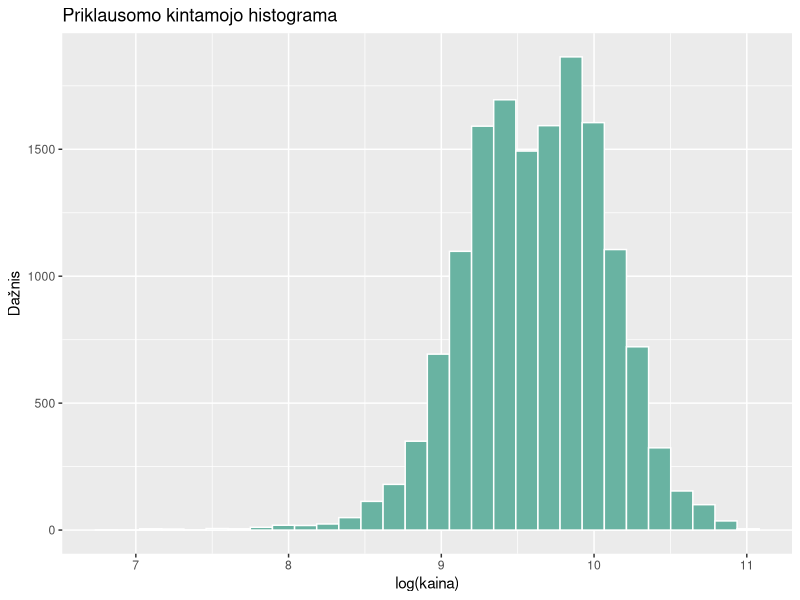
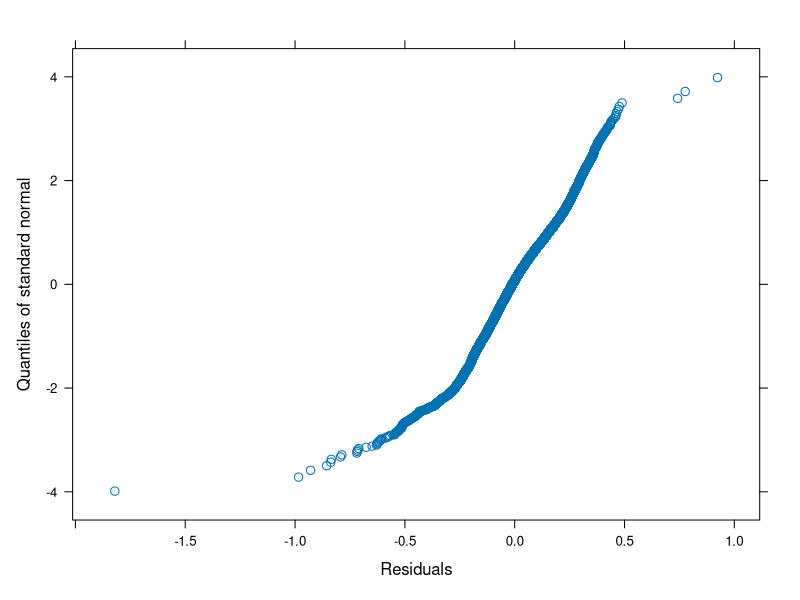
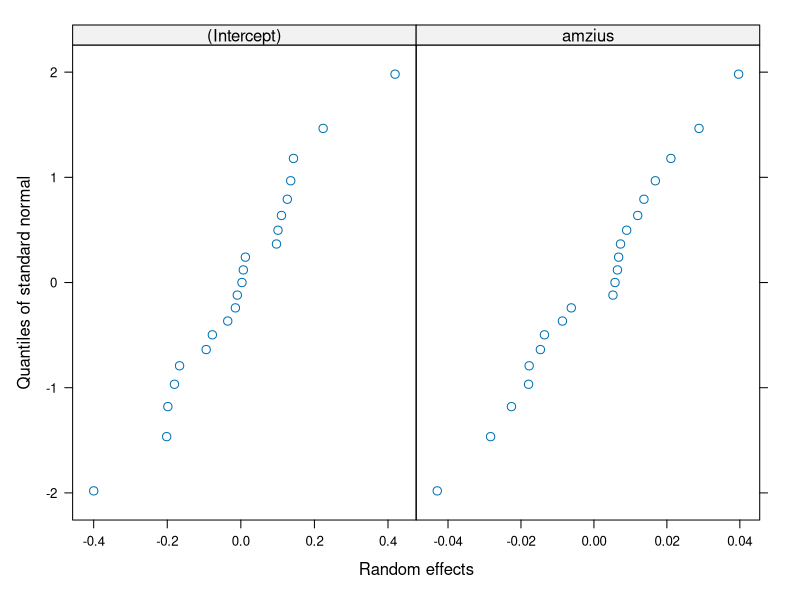
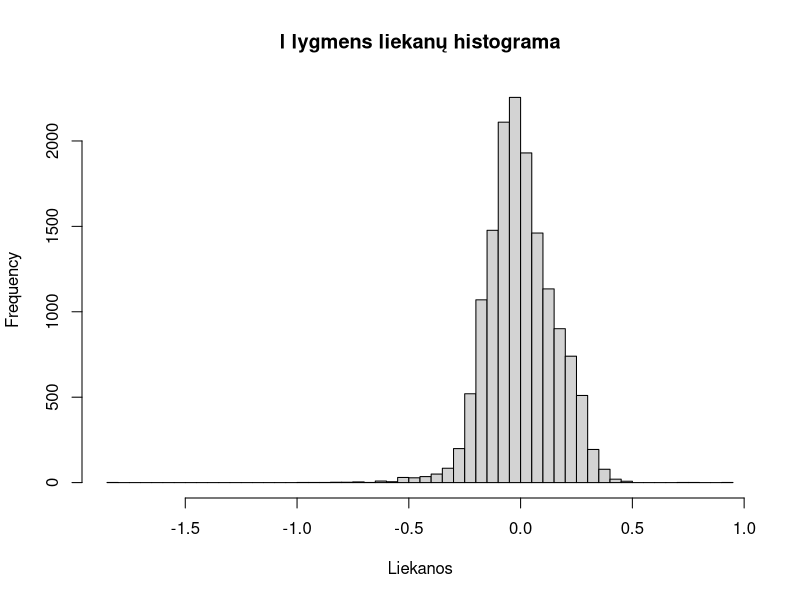
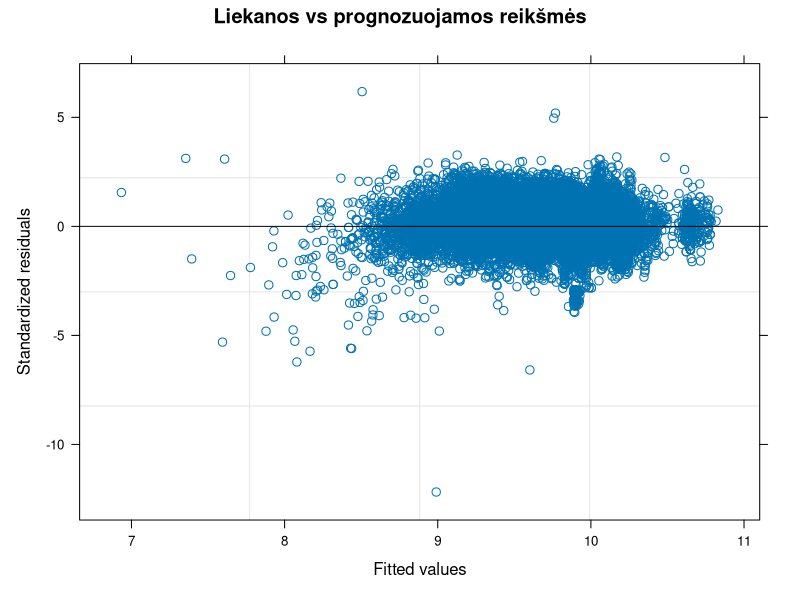

R code for these plots, in order:
# =====================================================================
# Autorės: Lidija Puščiūtė, Darja Baranova
# K6(10) – Savarankiškas HLM: naudotų Volkswagen automobilių kainos
# Duomenys: Kaggle „100,000 UK Used Car Data set“ (failas vw.csv)
# I lygmuo – automobilis (skelbimas), II lygmuo – automobilio modelis
# =====================================================================

# Bibliotekos
library(nlme)      # lme() – hierarchiniai tiesiniai modeliai (kaip paskaitos pavyzdyje)
library(ggplot2)   # priklausomo kintamojo histograma

# ---------------------------------------------------------------------
# 0. Duomenų nuskaitymas ir paruošimas
# ---------------------------------------------------------------------
duom <- read.csv("vw.csv")
duom$model <- trimws(duom$model)                         # pavadinimų priekyje yra tarpas

duom <- subset(duom, fuelType %in% c("Petrol", "Diesel"))   # tik benzininiai ir dyzeliniai
duom <- subset(duom, engineSize > 0)                        # variklio tūris 0 – klaida
duom <- subset(duom, mpg >= 20 & mpg <= 100)                # neįtikėtinos sąnaudų reikšmės
duom <- duom[duom$model %in% names(which(table(duom$model) >= 30)), ]  # modeliai su >= 30 automobilių
duom$model <- factor(duom$model)

duom$lkaina <- log(duom$price)        # priklausomas kintamasis – kainos logaritmas
duom$amzius <- 2020 - duom$year       # amžius metais (duomenys surinkti 2020 m.)
duom$rida   <- duom$mileage / 1000    # rida, tūkst. mylių
duom$vid_variklis <- ave(duom$engineSize, duom$model)   # II lygmens kintamasis: modelio vidutinis variklio tūris

nrow(duom)            # stebėjimų skaičius
nlevels(duom$model)   # II lygmens aibių (modelių) skaičius
sort(table(duom$model))

# ---------------------------------------------------------------------
# 1. Priklausomo kintamojo normalumas
# ---------------------------------------------------------------------
ggplot(duom, aes(x = lkaina)) +
  geom_histogram(bins = 30, fill = "#69b3a2", color = "white") +
  labs(title = "Priklausomo kintamojo histograma", x = "log(kaina)", y = "Dažnis")
set.seed(2026)
shapiro.test(sample(duom$lkaina, 5000))   # shapiro.test leidžia iki 5000 stebėjimų – atsitiktinė imtis

# ---------------------------------------------------------------------
# 2. Besąlyginis modelis ir ICC
# ---------------------------------------------------------------------
model.0 <- lme(lkaina ~ 1, random = ~ 1 | model, data = duom)   # REML
summary(model.0)
VarCorr(model.0)
tau00 <- as.numeric(VarCorr(model.0)[1, "Variance"])
sigma2_0 <- model.0$sigma^2
ICC <- tau00 / (tau00 + sigma2_0)
ICC
intervals(model.0)    # PI dispersijų st. nuokrypiams (ar tau00 > 0, sigma^2 > 0)

# ---------------------------------------------------------------------
# 3. Intervalinių I lygmens kintamųjų koreliacijos
# ---------------------------------------------------------------------
round(cor(duom[, c("amzius", "rida", "mpg")]), 3)

# ---------------------------------------------------------------------
# 4. Dviejų lygmenų modelis
#    I lygmuo: amzius, rida, mpg;  II lygmuo: vid_variklis
#    Atsitiktinio poveikio: konstanta ir amzius
# ---------------------------------------------------------------------
ctrl <- lmeControl(opt = "optim", maxIter = 200, msMaxIter = 200)
model.1 <- lme(lkaina ~ 1 + vid_variklis + amzius + rida + mpg,
               random = ~ 1 + amzius | model, data = duom, control = ctrl)   # REML
summary(model.1)        # fiksuoti parametrai (Fixed effects) ir st. nuokrypiai (Random effects)
VarCorr(model.1)        # dispersijos: tau00, tau11, sigma^2

# ---------------------------------------------------------------------
# 5. Modelių palyginimas su besąlyginiu
# ---------------------------------------------------------------------
sigma2_1 <- model.1$sigma^2
(sigma2_0 - sigma2_1) / sigma2_0      # I lygmens dispersijos sąlyginis pokytis

model.0ml <- update(model.0, method = "ML")   # palyginimui – ML įverčiai
model.1ml <- update(model.1, method = "ML")
anova(model.1ml, model.0ml)                   # AIC ir tikėtinumo santykio testas
AIC(model.0ml) - AIC(model.1ml)               # Akaikės indekso pokytis

# Ar reikalingas atsitiktinis amžiaus nuolydis?
model.1a <- lme(lkaina ~ 1 + vid_variklis + amzius + rida + mpg,
                random = ~ 1 | model, data = duom, method = "ML")
anova(model.1ml, model.1a)

# ---------------------------------------------------------------------
# 6. Modeliai su sąveika
# ---------------------------------------------------------------------
# Sąveika 1: ar modelio variklis keičia nuvertėjimo greitį
#    beta1 = gamma10 + gamma11 * vid_variklis + u1
model.2ml <- lme(lkaina ~ 1 + vid_variklis + amzius + rida + mpg + vid_variklis:amzius,
                 random = ~ 1 + amzius | model, data = duom, method = "ML", control = ctrl)
summary(model.2ml)$tTable
anova(model.1ml, model.2ml)

# Sąveika 2: ar variklio dydis keičia degalų sąnaudų (mpg) įtaką kainai
#    beta3 = gamma30 + gamma31 * vid_variklis
model.3ml <- lme(lkaina ~ 1 + vid_variklis + amzius + rida + mpg + vid_variklis:mpg,
                 random = ~ 1 + amzius | model, data = duom, method = "ML", control = ctrl)
summary(model.3ml)$tTable
anova(model.1ml, model.3ml)
AIC(model.1ml) - AIC(model.3ml)   # AIC pokytis < 10 – pagerėjimas kuklus, renkamės paprastesnį model.1

# ---------------------------------------------------------------------
# 7. Prielaidų tikrinimas – liekanų ir atsitiktinių efektų q-q grafikai
# ---------------------------------------------------------------------
qqnorm(model.1, ~ resid(.))      # I lygmens liekanos e
qqnorm(model.1, ~ ranef(.))      # II lygmens u0 ir u1
hist(resid(model.1), breaks = 80, main = "I lygmens liekanų histograma", xlab = "Liekanos")
plot(model.1, resid(., type = "pearson") ~ fitted(.), abline = 0,
     main = "Liekanos vs prognozuojamos reikšmės")   # homoskedastiškumas
mean(abs(resid(model.1, type = "pearson")) > 3)   # dalis liekanų, didesnių nei 3 st. nuokrypiai
round(ranef(model.1), 3)

# ---------------------------------------------------------------------
# 8. Prognozė: 3 metų Golf, 30 tūkst. mylių, 55 mpg
# ---------------------------------------------------------------------
vv_golf <- unique(duom$vid_variklis[duom$model == "Golf"])
naujas <- data.frame(model = "Golf", vid_variklis = vv_golf, amzius = 3, rida = 30, mpg = 55)
exp(predict(model.1, naujas, level = 0))   # pagal fiksuotą dalį („vidutinis“ modelis)
exp(predict(model.1, naujas, level = 1))   # įvertinus Golf atsitiktinius efektus
